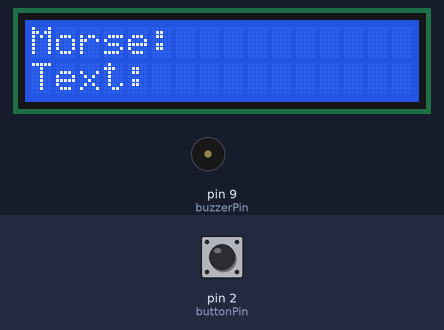
Bench run of a sketch on a simulated Arduino Uno, built with avr-gcc and run on an emulated ATmega328P. Shown: 16×2 character LCD, buzzer (waves = sounding). The inputs (shaded band) are chosen by the test bench; at power-on: pin 2 (buttonPin) HIGH.

Above: at 2.8 s.
2.9 s: pin 2 (buttonPin) pulled LOW for 0.15 s
At 5.8 s:
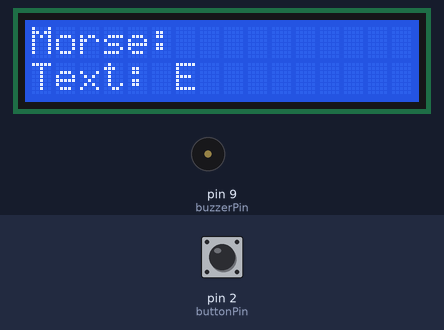
6.0 s: pin 2 (buttonPin) pulled LOW for 1 s
At 9.9 s:
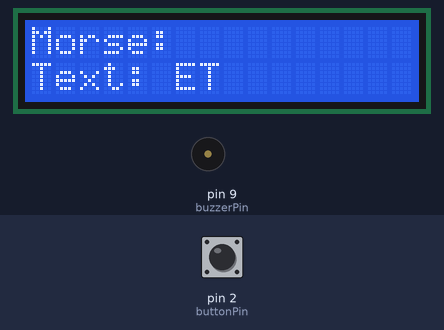
10.0 s: pin 2 (buttonPin) pulled LOW for 0.15 s
At 12.7 s:
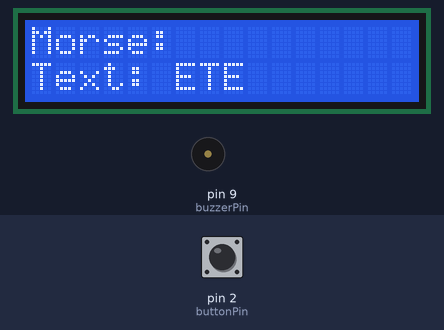
13.1 s: pin 2 (buttonPin) pulled LOW for 3.2 s
At 19.2 s:
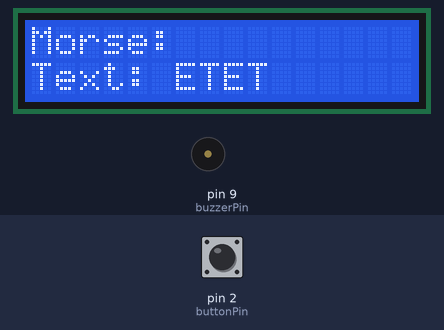
19.3 s: pin 2 (buttonPin) pulled LOW for 0.15 s
At 22.2 s:
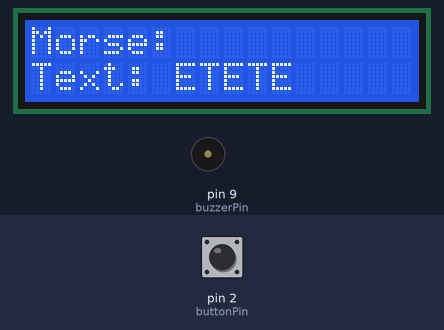
22.4 s: pin 2 (buttonPin) pulled LOW for 1 s
At 27.1 s:
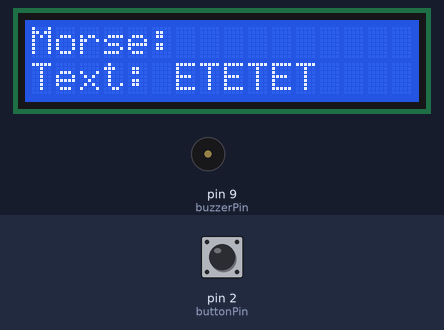
Timing chart, 0 to 27.4 s (numbered marks = the images above; inputs shaded):
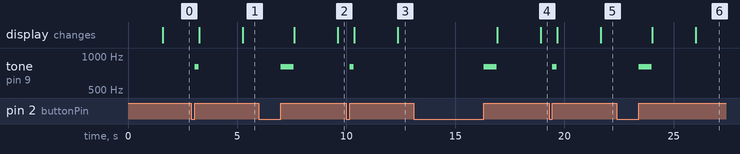

The sketch:

sketch_oct12a.ino
```cpp
#include <Wire.h>
#include <LiquidCrystal_I2C.h>

LiquidCrystal_I2C lcd(0x27, 16, 2);

const int buttonPin = 2;
const int buzzerPin = 9;

String morse = "";
String result = "";

bool lastButtonState = HIGH;
unsigned long pressStart = 0;
unsigned long lastInputTime = 0;

bool isPressed = false;
bool hasInput = false;

const char* morseCode[] = {
  ".-", "-...", "-.-.", "-..", ".", "..-.",
  "--.", "....", "..", ".---", "-.-", ".-..",
  "--", "-.", "---", ".--.", "--.-", ".-.",
  "...", "-", "..-", "...-", ".--", "-..-",
  "-.--", "--.."
};

char decodeMorse(String code) {
  for (int i = 0; i < 26; i++) {
    if (code == morseCode[i]) {
      return 'A' + i;
    }
  }
  return '?';
}

void playSignal(bool dash) {
  int duration = dash ? 600 : 200;

  tone(buzzerPin, 800);
  delay(duration);
  noTone(buzzerPin);
}

void updateLCD() {
  lcd.clear();

  lcd.setCursor(0, 0);
  lcd.print("Morse: ");
  lcd.print(morse);

  lcd.setCursor(0, 1);
  lcd.print("Text: ");
  lcd.print(result);
}

void setup() {
  pinMode(buttonPin, INPUT_PULLUP);
  pinMode(buzzerPin, OUTPUT);

  lcd.init();
  lcd.backlight();

  lcd.setCursor(0, 0);
  lcd.print("Morse Decoder");
  lcd.setCursor(0, 1);
  lcd.print("Ready!");
  delay(1500);

  updateLCD();
}

void loop() {
  bool buttonState = digitalRead(buttonPin);

  // Phat hien luc bat dau bam
  if (lastButtonState == HIGH && buttonState == LOW) {
    pressStart = millis();
    isPressed = true;
  }

  // Phat hien luc nha nut
  if (lastButtonState == LOW && buttonState == HIGH && isPressed) {
    unsigned long duration = millis() - pressStart;

    if (morse.length() < 8) {
      bool dash = duration >= 350;

      if (dash) {
        morse += "-";
      } else {
        morse += ".";
      }

      playSignal(dash);
      lastInputTime = millis();
      hasInput = true;
      updateLCD();
    }

    isPressed = false;
  }

  // Cho 2 giay khong bam de giai ma
  if (hasInput && !isPressed &&
      millis() - lastInputTime >= 2000) {

    char letter = decodeMorse(morse);

    if (result.length() >= 10) {
      result = "";
    }

    result += letter;
    morse = "";
    hasInput = false;

    updateLCD();
  }

  lastButtonState = buttonState;
}
```

Measured:
- after the input at 2.9 s, tone on pin 9 (buzzerPin): silent → 800 Hz after 0.15 s, → silent 0.20 s later; the display: first changes after 0.37 s (image 1 shows a later state)
- after the input at 6.0 s, tone on pin 9 (buzzerPin): silent → 800 Hz after 1.0 s, → silent 0.60 s later; the display: first changes after 1.6 s (image 2 shows a later state)
- after the input at 10.0 s, tone on pin 9 (buzzerPin): silent → 800 Hz after 0.15 s, → silent 0.20 s later; the display: first changes after 0.37 s (image 3 shows a later state)
- after the input at 13.1 s, tone on pin 9 (buzzerPin): silent → 800 Hz after 3.2 s, → silent 0.60 s later; the display: first changes after 3.8 s (image 4 shows a later state)
- after the input at 19.3 s, tone on pin 9 (buzzerPin): silent → 800 Hz after 0.15 s, → silent 0.20 s later; the display: first changes after 0.37 s (image 5 shows a later state)
- after the input at 22.4 s, tone on pin 9 (buzzerPin): silent → 800 Hz after 1.0 s, → silent 0.60 s later; the display: first changes after 1.6 s (image 6 shows a later state)
